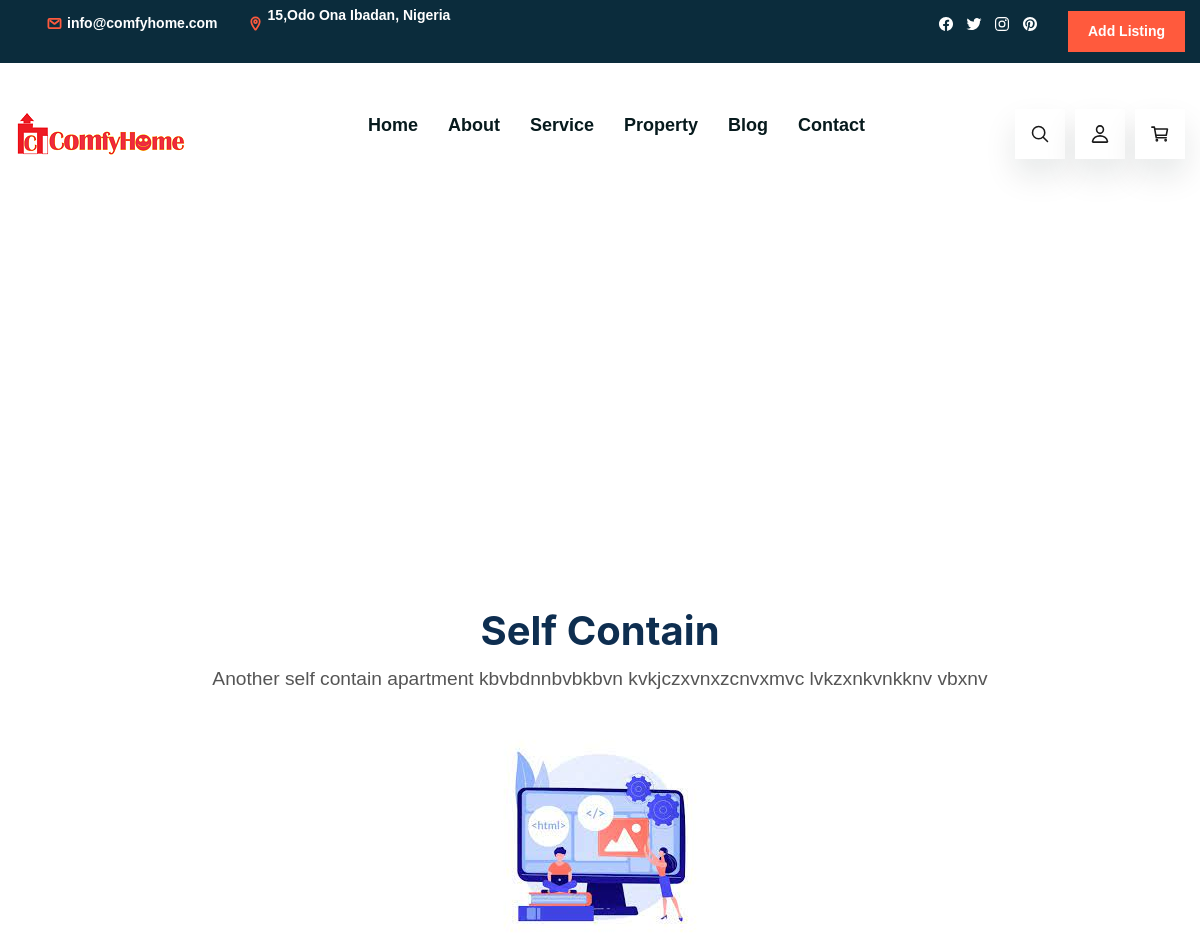
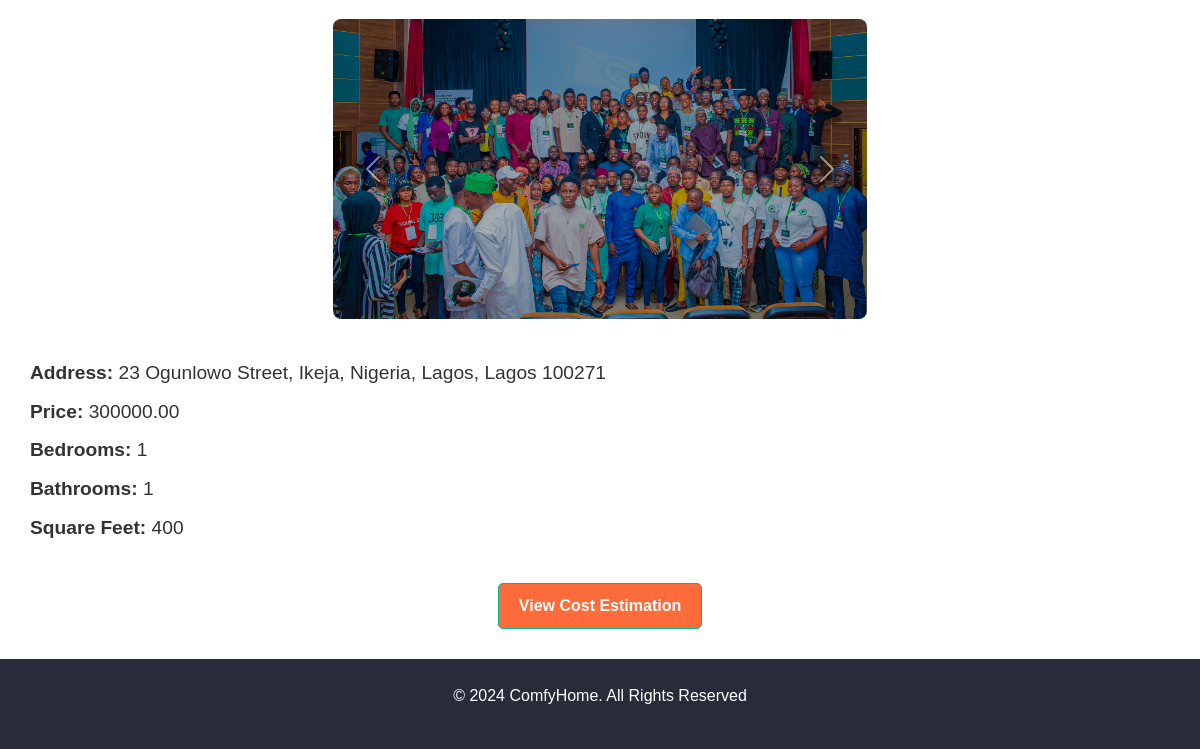
Before: /12/ with the older database file (2 pictures, top to bottom).
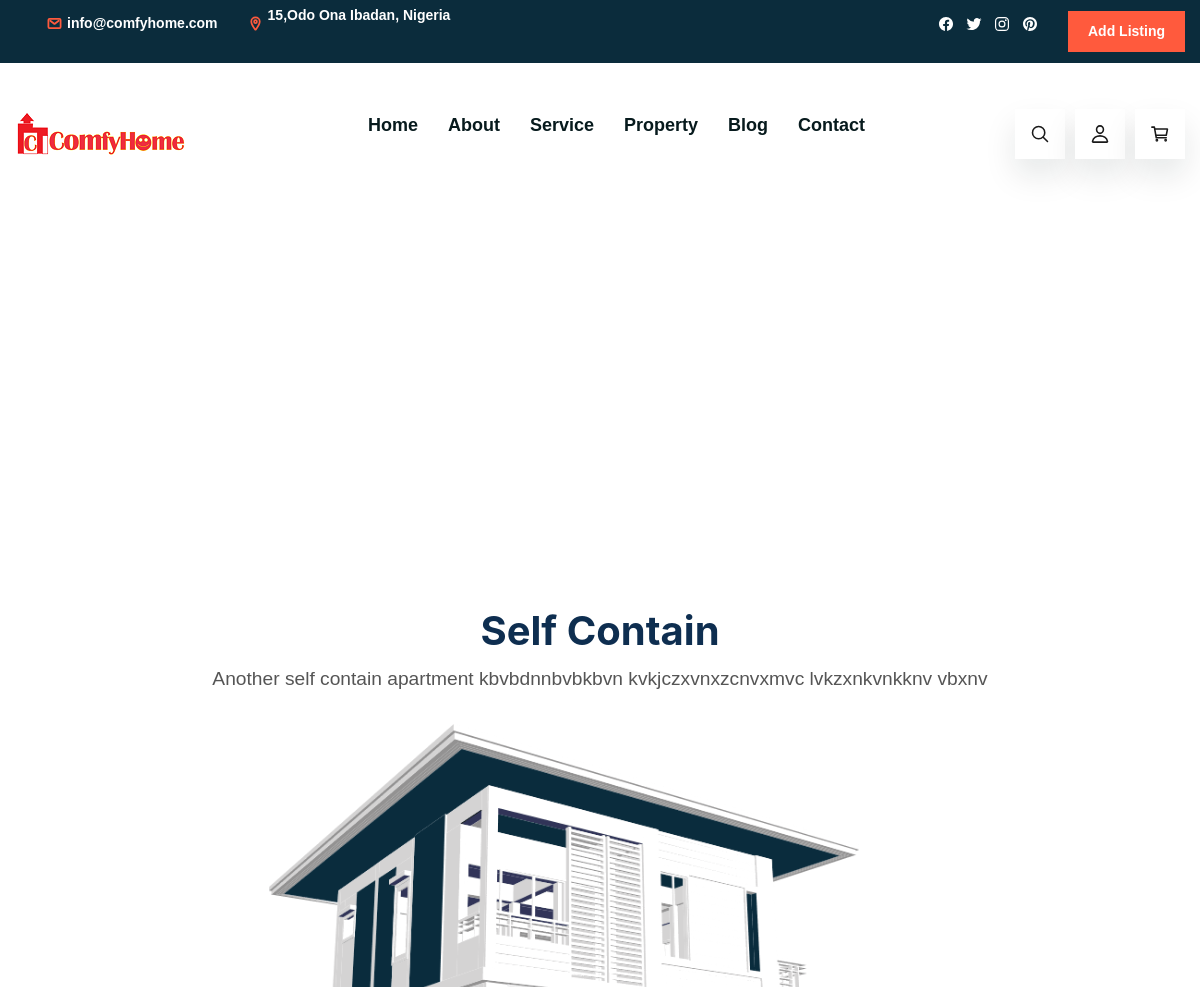
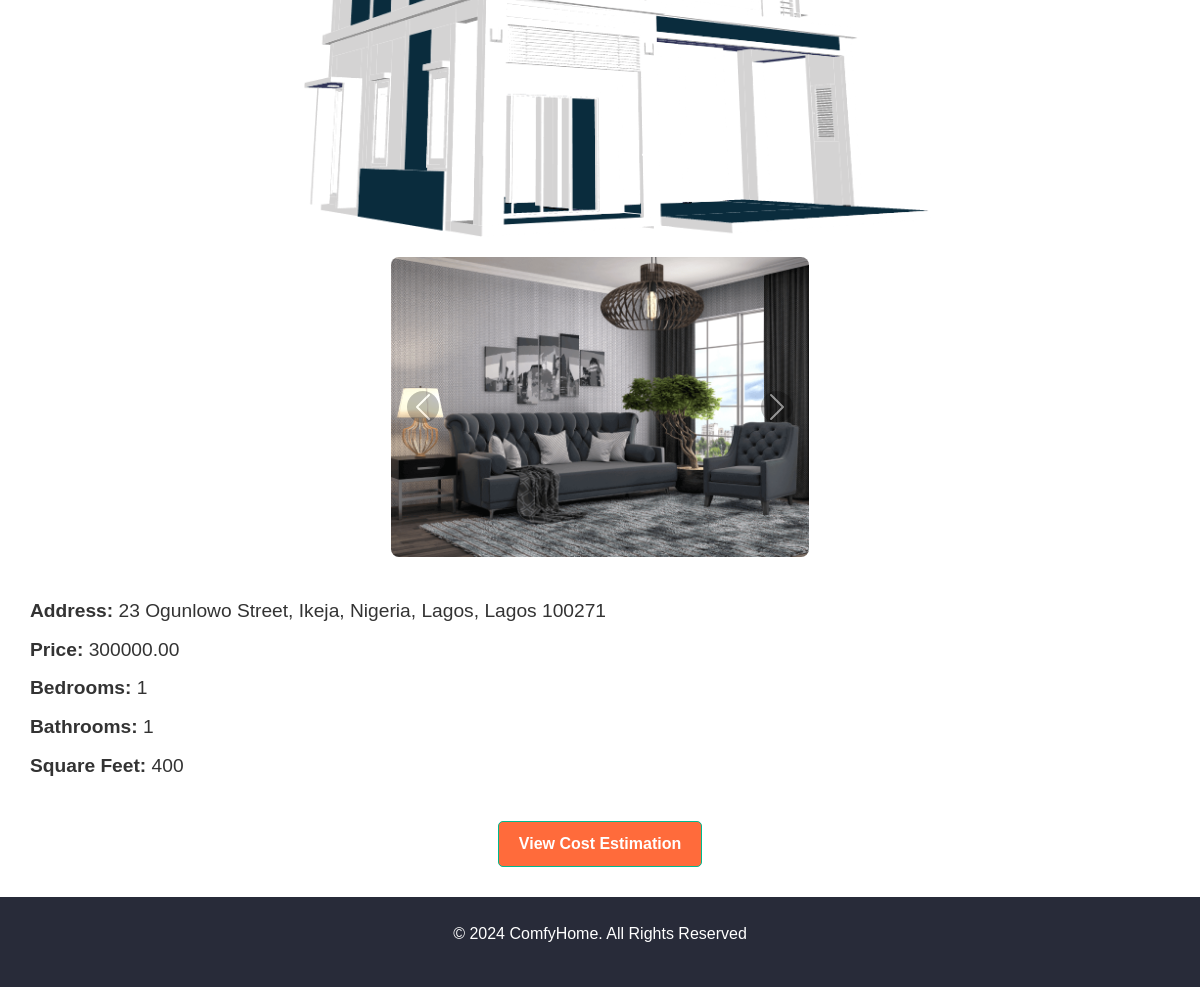
After: the same page with the newer database file (2 pictures, top to bottom).
### RealEstate/models.py (models this page shows, shortened)
class Property(models.Model):
    owner = models.ForeignKey(User, on_delete=models.CASCADE, related_name='properties')
    title = models.CharField(max_length=255)
    description = models.TextField()
    address = models.CharField(max_length=255)
    city = models.CharField(max_length=100)
    state = models.CharField(max_length=100)
    zip_code = models.CharField(max_length=10)
    sale_or_rent = models.CharField(max_length=4, choices=PROPERTY_TYPE_CHOICES)
    price = models.DecimalField(max_digits=10, decimal_places=2)
    property_type = models.CharField(max_length=50, choices=[('Apartment','Apartment'),
    ('House', 'House'), ('Condo', 'Condo')])
    bedrooms = models.IntegerField()
    bathrooms = models.IntegerField()
    square_feet = models.IntegerField()
    main_image = models.ImageField(upload_to='property_images/') #THE DIRECTORY
    created_at = models.DateTimeField(auto_now_add=True)
    updated_at = models.DateTimeField(default=now)

class PropertyImage(models.Model):
    property = models.ForeignKey(Property, on_delete=models.CASCADE, related_name='images')
    image = models.ImageField(upload_to='property_images/', blank=True) #THE DIRECTORY

### RealEstate/views.py (the view)
# urls.py: path('<int:pk>/', property_detail, name='property_detail'),
def property_detail(request, pk):
    property = get_object_or_404(Property, pk=pk)
    place_type = request.GET.get('place_type')  # Gets 'market' or other place types
    images = property.images.all()
    google_api_key = settings.GOOGLE_API_KEY
    context = {
        'property': property,
        'place_type': place_type,
        'images': images,
        'google_api_key': google_api_key
    }
    return render(request, 'property_detail.html', context)

### RealEstate/templates/property_detail.html (shortened to what this page needs)
 {% load static %}
 <!DOCTYPE html>
<html lang="en">
<head>
    <link href="{% static 'css/propertyDetails.css' %}" rel="stylesheet">
  <link href="{% static 'css/bootstrap.min.css' %}" rel="stylesheet">
    <link rel="stylesheet" href="{% static 'css/style.css' %}">
</head>
<body>
    {% include "homeverse/nav.html" %}
    <div id="map" style="height: 400px; width: 100%;"></div>
    <div class="property-detail-container">
        <div class="property-header">
            <h1>{{ property.title }}</h1>
        <p>{{ property.description }}</p>
    </div>
    <div class="property-images">
        <div class="main-image">
            <img src="{{ property.main_image.url }}" alt="Main Image for {{ property.title }}">
        </div>
        <div id="property-carousel" class="carousel slide" data-bs-ride="carousel">
            <div class="carousel-inner">
                {% for image in images %}
                <div class="carousel-item {% if forloop.first %}active{% endif %}">
                    <img src="{{ image.image.url }}" alt="Image for {{ property.title }}">
                </div>
                {% endfor %}
            </div>
            <button class="carousel-control-prev" type="button" data-bs-target="#property-carousel" data-bs-slide="prev">
                <span class="carousel-control-prev-icon" aria-hidden="true"></span>
            </button>
            <button class="carousel-control-next" type="button" data-bs-target="#property-carousel" data-bs-slide="next">
                <span class="carousel-control-next-icon" aria-hidden="true"></span>
            </button>
        </div>
    </div>
    <div class="property-details">
        <p><strong>Address:</strong> {{ property.address }}, {{ property.city }}, {{ property.state }} {{ property.zip_code }}</p>
        <p><strong>Price:</strong> {{ property.price }}</p>
        <p><strong>Bedrooms:</strong> {{ property.bedrooms }}</p>
        <p><strong>Bathrooms:</strong> {{ property.bathrooms }}</p>
        <p><strong>Square Feet:</strong> {{ property.square_feet }}</p>
    </div>
    <div class="cost-estimation-link">
        <a href="{% url 'cost_estimation_detail' property.pk %}" class="btn btn-primary">View Cost Estimation</a>
    </div>
</div>
{% include "homeverse/footer.html" %}
</body>
</html>

### RealEstate/templates/homeverse/nav.html (shortened to what this page needs)
{% load static %}
<!DOCTYPE html>
<html lang="en">
<head>
</head>
</head>
<body>
  <header class="header" data-header>
    <div class="header-top">
      <div class="container">
        <ul class="header-top-list">
          <li>
            <a href="mailto:info@comfyhome.com" class="header-top-link">
              <ion-icon name="mail-outline"></ion-icon>
              <span>info@comfyhome.com</span>
            </a>
          </li>
          <li>
            <a href="#" class="header-top-link">
              <ion-icon name="location-outline"></ion-icon>
              <address>15,Odo Ona Ibadan, Nigeria</address>
            </a>
          </li>
        </ul>
        <div class="wrapper">
          <ul class="header-top-social-list">
            <li>
              <a href="#" class="header-top-social-link">
                <ion-icon name="logo-facebook"></ion-icon>
              </a>
            </li>
            <li>
              <a href="#" class="header-top-social-link">
                <ion-icon name="logo-twitter"></ion-icon>
              </a>
            </li>
            <li>
              <a href="#" class="header-top-social-link">
                <ion-icon name="logo-instagram"></ion-icon>
              </a>
            </li>
            <li>
              <a href="#" class="header-top-social-link">
                <ion-icon name="logo-pinterest"></ion-icon>
              </a>
            </li>
          </ul>
          <a class="header-top-btn" href="{% url 'property_create'%}">Add Listing</a>
        </div>
      </div>
    </div>
    <div class="header-bottom">
      <div class="container">
        <a href="{% url 'index'%}" class="logo">
          <img src="{% static 'images/logo.png'%}" alt="Homeverse logo">
        </a>
        <nav class="nav_bar" data-navbar>
          <div class="nav_bar-bottom">
            <ul class="nav_bar-list">
              <li>
                <a href="{% url 'index'%}" class="nav_bar-link" data-nav-link>Home</a>
              </li>
              <li>
                <a href="{% url 'about'%}" class="nav_bar-link" data-nav-link>About</a>
              </li>
              <li>
                <a href="{% url 'service'%}" class="nav_bar-link" data-nav-link>Service</a>
              </li>
              <li>
                <a href="{% url 'property_list'%}" class="nav_bar-link" data-nav-link>Property</a>
              </li>
              <li>
                <a href="{% url 'blog' %}" class="nav_bar-link" data-nav-link>Blog</a>
              </li>
              <li>
                <a href="{% url 'contact'%}" class="nav_bar-link" data-nav-link>Contact</a>
              </li>
            </ul>
          </div>
    </nav>
        <div class="header-bottom-actions">
          <button class="header-bottom-actions-btn" aria-label="Search">
            <ion-icon name="search-outline"></ion-icon>
          </button>
          <button class="header-bottom-actions-btn" aria-label="Profile">
            <ion-icon name="person-outline"></ion-icon>
          </button>
          <button class="header-bottom-actions-btn" aria-label="Cart">
            <ion-icon name="cart-outline"></ion-icon>
          </button>
        </div>
      </div>
    </div>
  </header>
</body>
</html>

### RealEstate/templates/homeverse/footer.html (shortened to what this page needs)
 {% load static %}
  <link rel="stylesheet" href="{% static 'style.css'%}">
  <footer class="footer">
    <div class="footer-bottom">
      <div class="container">
        <p class="copyright">
          &copy; 2024 <a href="{% url 'index'%}">ComfyHome</a>. All Rights Reserved
        </p>
      </div>
    </div>
  </footer>

### static/css/propertyDetails.css (style rules this page uses)
.property-detail-container { max-width: 1500px; margin: 0 auto; padding: 30px; }
.property-header { text-align: center; margin-bottom: 30px; }
.property-header h1 { font-size: 2.5rem; margin-bottom: 10px; }
.property-header p { font-size: 1.2rem; color: #555; }
.property-images { display: flex; flex-direction: column; align-items: center; margin-bottom: 40px; }
.main-image img { width: 100%; height: auto; max-height: 500px; object-fit: cover; border-radius: 8px; margin-bottom: 20px; }
.carousel-inner img { width: 100%; height: auto; max-height: 300px; object-fit: cover; border-radius: 8px; }
.carousel-control-prev-icon, .carousel-control-next-icon { background-color: rgba(0, 0, 0, 0.5); border-radius: 50%; }
.property-details { font-size: 1.2rem; color: #333; margin-bottom: 40px; }
.property-details p { margin: 10px 0; }
.cost-estimation-link { text-align: center; }
.cost-estimation-link .btn { background-color: #ff6b3b; color: white; padding: 10px 20px; border-radius: 5px; text-decoration: none; font-weight: bold; }

Changed rows visible on the page:
changed Property "Self Contain": main_image: a different picture
changed PropertyImage: image: a different picture
